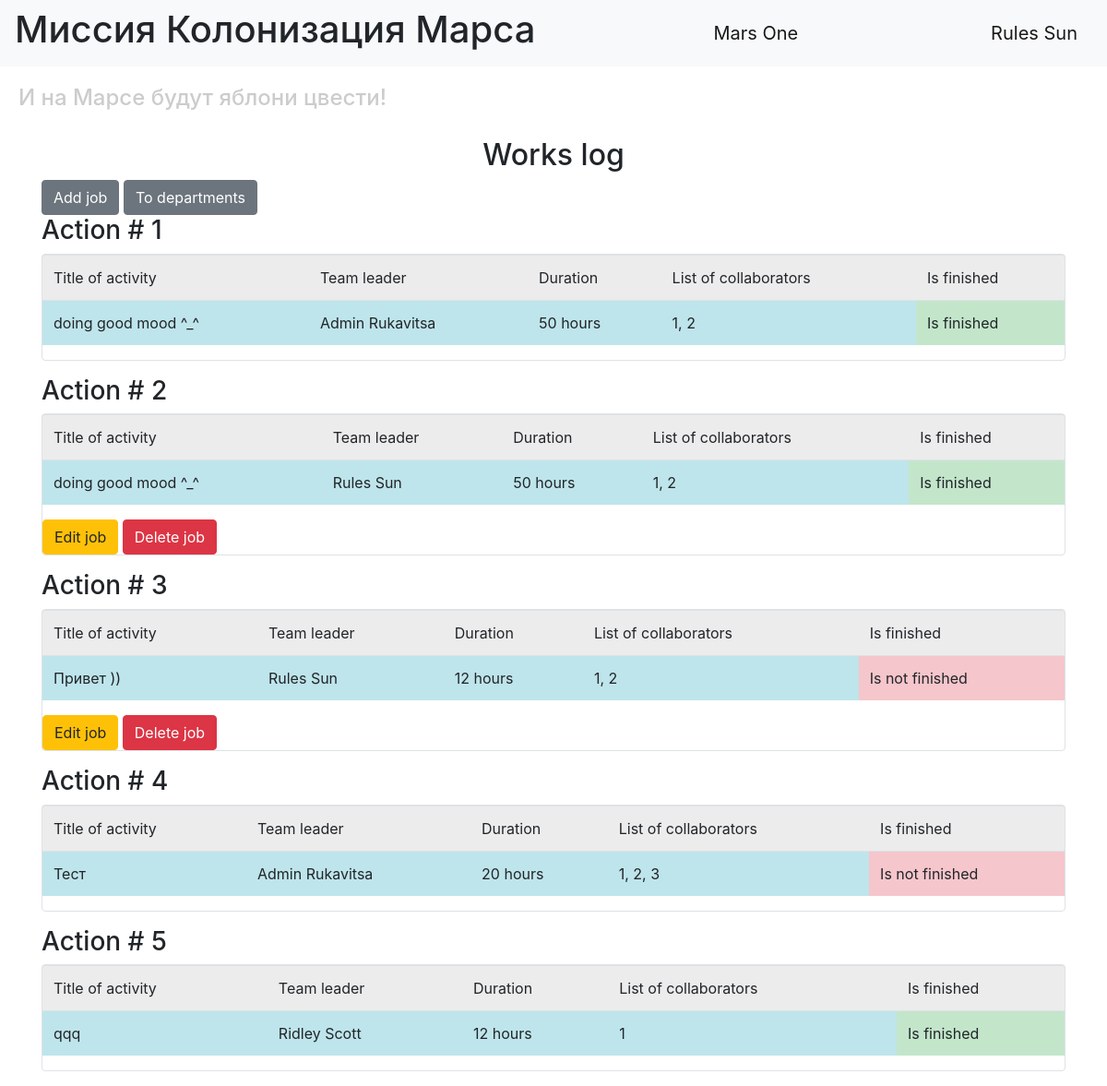
Screenshot of /index (signed in) with the database file from the repository.
### data/users.py (models this page shows, shortened)
class User(SqlAlchemyBase, UserMixin, SerializerMixin):
    __tablename__ = 'users'
    id = sqlalchemy.Column(sqlalchemy.Integer,
                           primary_key=True, autoincrement=True)
    surname = sqlalchemy.Column(sqlalchemy.String, nullable=True)
    name = sqlalchemy.Column(sqlalchemy.String, nullable=True)
    age = sqlalchemy.Column(sqlalchemy.Integer)
    position = sqlalchemy.Column(sqlalchemy.String, nullable=True)
    speciality = sqlalchemy.Column(sqlalchemy.String, nullable=True)
    address = sqlalchemy.Column(sqlalchemy.String, nullable=True)
    email = sqlalchemy.Column(sqlalchemy.String,
                              index=True, unique=True, nullable=True)
    hashed_password = sqlalchemy.Column(sqlalchemy.String, nullable=True)
    modified_date = sqlalchemy.Column(sqlalchemy.DateTime)
    city_from = sqlalchemy.Column(sqlalchemy.String)

### data/jobs.py (models this page shows)
class Jobs(SqlAlchemyBase, UserMixin, SerializerMixin):
    __tablename__ = 'jobs'
    id = sqlalchemy.Column(sqlalchemy.Integer,
                           primary_key=True, autoincrement=True)
    team_leader = sqlalchemy.Column(sqlalchemy.Integer,
                                    sqlalchemy.ForeignKey("users.id"))
    user = orm.relation('User')
    job = sqlalchemy.Column(sqlalchemy.String, nullable=True)
    work_size = sqlalchemy.Column(sqlalchemy.Integer)
    collaborators = sqlalchemy.Column(sqlalchemy.String)
    start_date = sqlalchemy.Column(sqlalchemy.DateTime,
                                   default=datetime.datetime.now)
    end_date = sqlalchemy.Column(sqlalchemy.DateTime)
    is_finished = sqlalchemy.Column(sqlalchemy.Boolean, default=False)

### main.py (the view)
@app.route('/')
@app.route('/index')
def index():
    session = db_session.create_session()
    jobs = session.query(Jobs)
    name, surname = [], []
    for job in jobs:
        for el in session.query(User).filter_by(id=job.team_leader):
            name.append(el.name)
            surname.append(el.surname)
    return render_template("index.html", jobs=jobs, name=name, surname=surname)

### data/db_session.py (called while the page is built)
def create_session() -> Session:
    global __factory
    return __factory()

### main.py (called while the page is built)
@login_manager.user_loader
def load_user(user_id):
    session = db_session.create_session()
    return session.query(User).get(user_id)

### templates/index.html
{% extends "base.html" %}
{% block content %}
<h2 align="center">Works log</h2>
{% if current_user.is_authenticated %}
    <a href="addjob" class="btn btn-secondary">Add job</a>
    <a href="departments" class="btn btn-secondary">To departments</a>
{% endif %}
{% for item in jobs %}
<h3>Action # {{ loop.index }}</h3>
<div class="col-md6 border rounded">
    <table class="table">
        <tr>
            <td class="table-active">Title of activity</td>
            <td class="table-active">Team leader</td>
            <td class="table-active">Duration</td>
            <td class="table-active">List of collaborators</td>
            <td class="table-active">Is finished</td>
        </tr>
      <tr>
        <td class="table-info">{{ item.job }}</td>
          <td class="table-info">{{ name[loop.index0] }} {{ surname[loop.index0] }}</td>
          <td class="table-info">{{ item.work_size }} hours</td>
          <td class="table-info">{{ item.collaborators }}</td>
          {% if item.is_finished %}
          <td class="table-success"> Is finished</td>
          {% else %}
          <td class="table-danger"> Is not finished</td>
          {% endif %}
      </tr>
    </table>
    {% if current_user.is_authenticated and (current_user == item.user or current_user.id == 1) %}
    <div>
        <a href="/jobs/{{ item.id }}" class="btn btn-warning">Edit job</a>
        <a href="/jobs_delete/{{ item.id }}" class="btn btn-danger">Delete job</a>
    </div>
{% endif %}
</div>
<p>
{% endfor %}
{% endblock %}

### templates/base.html (shortened to what this page needs)
<!DOCTYPE html>
<html lang="en">
<head>
    <link rel="stylesheet" href="https://stackpath.bootstrapcdn.com/bootstrap/4.4.1/css/bootstrap.min.css">
    <link rel="stylesheet" type="text/css" href="/static/css/style.css" />
</head>
  <body>
    <header>
      <nav class="navbar navbar-light bg-light">
          <h1>Миссия Колонизация Марса</h1>
        <a class="navbar-brand" href="#">Mars One</a>
          {% if current_user.is_authenticated %}
    <a class="navbar-brand" href="/logout">{{ current_user.name }} {{ current_user.surname }}</a>
{% else %}
    <p>
        <a class="btn btn-primary " href="/register">Зарегистрироваться</a>
        <a class="btn btn-success" href="/login">Войти</a>
    </p>
{% endif %}
      </nav>
        <h4>И на Марсе будут яблони цвести!</h4>
    </header>
    <main role="main" class="container">
        {% block content %}{% endblock %}
    </main>
  </body>
</html>

### static/css/style.css (style rules this page uses)
h4 { color: #cccccc; padding: 20px; }

### rows the page displays
User: name "Rules", surname "Sun"
Jobs: job "doing good mood ^_^", work_size "50", collaborators "1, 2", is_finished "Is finished"
User: name "Admin", surname "Rukavitsa"
Jobs: job "doing good mood ^_^", work_size "50", collaborators "1, 2", is_finished "Is finished"
Jobs: job "Привет ))", work_size "12", collaborators "1, 2", is_finished "Is not finished"
Jobs: job "Тест", work_size "20", collaborators "1, 2, 3", is_finished "Is not finished"
Jobs: job "qqq", work_size "12", collaborators "1", is_finished "Is finished"
User: name "Ridley", surname "Scott"
